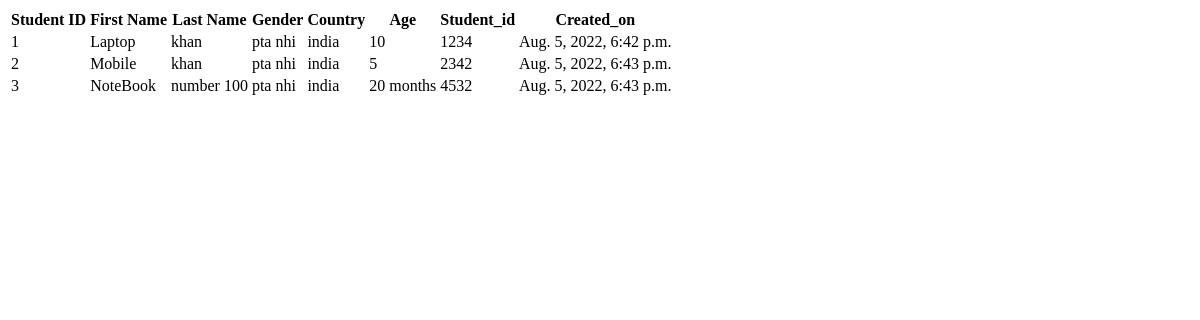
/web_crud/index, run on an earlier commit of the app's database.
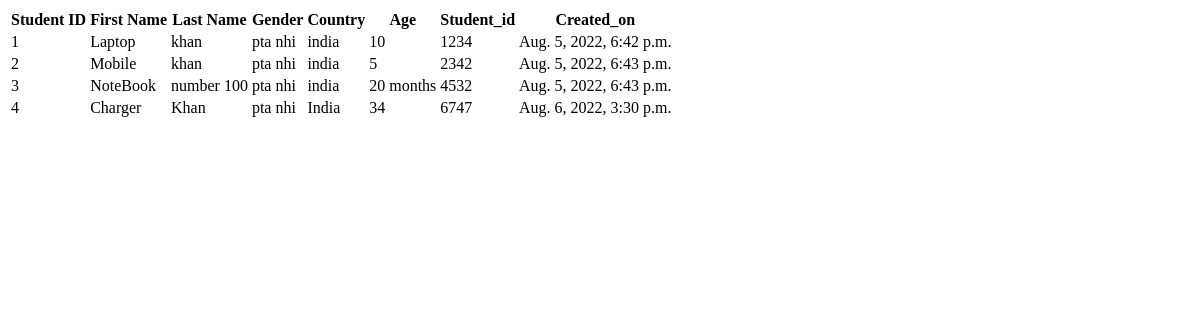
And on a later commit of the database.
### crud/models.py (models this page shows, shortened)
class StudentDetail(models.Model):
    first_name=models.CharField(max_length=50,blank=True,null=True)
    last_name=models.CharField(max_length=50,blank=True,null=True)
    gender=models.CharField(max_length=50,blank=True,null=True)
    country=models.CharField(max_length=50,blank=True,null=True)
    age=models.CharField(max_length=50,blank=True,null=True)
    student_id=models.CharField(max_length=50,blank=True,null=True)
    created_on=models.DateTimeField(auto_now_add=True)

### crud/views.py (the view)
# urls.py: path("index",index,name="index")
def index(request):
    students=StudentDetail.objects.all()
    return render(request,'crud_temp/pdf.html',{'students':students})

### crud/templates/crud_temp/pdf.html (shortened to what this page needs)
<!DOCTYPE html>
{% load static  %}
<html lang="en">
<head>
</head>
<body>
<table class="table table-striped table-bordered table-sm">
    <thead class="thead-dark">
    <tr>
        <th>Student ID</th>
        <th>First Name</th>
        <th>Last Name</th>
        <th>Gender</th>
        <th>Country</th>
        <th>Age</th>
        <th>Student_id</th>
        <th>Created_on</th>
    </tr>
    </thead>
    <tbody>
{% for stu in students %}
    <tr>
        <td>{{ stu.id }}</td>
        <td>{{ stu.first_name }}</td>
        <td>{{ stu.last_name }}</td>
        <td>{{ stu.gender }}</td>
        <td>{{ stu.country }}</td>
        <td>{{ stu.age }}</td>
        <td>{{ stu.student_id }}</td>
        <td>{{ stu.created_on }}</td>
    </tr>
{% endfor %}
    </tbody>
</table>
<br>
<br>
</body>
</html>

What changed in the data, as far as the page shows it:
added StudentDetail: id "4", first_name "Charger", last_name "Khan", gender "pta nhi", country "India", age "34", student_id "6747", created_on "Aug. 6, 2022, 3:30 p.m."
